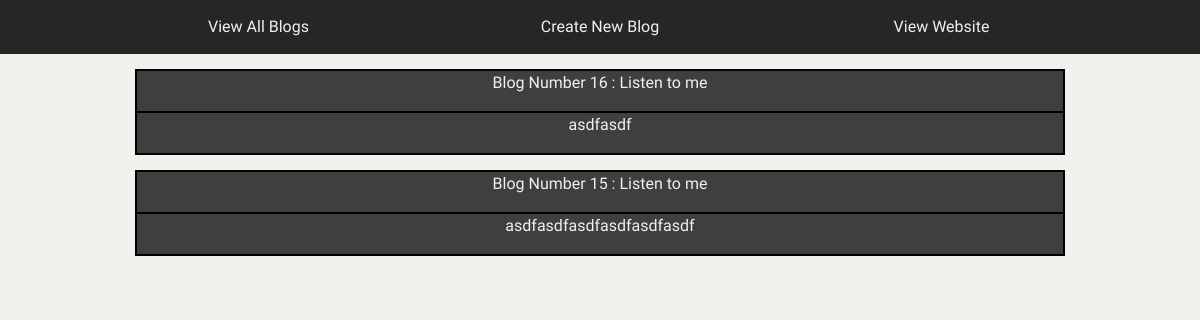
/blog/all_blogs/, run on the app's committed database.
### blog/models.py (models this page shows, shortened)
class Blog(models.Model):
    title = models.CharField(max_length=100)
    body = models.TextField(max_length=1000)
    date_written = models.DateTimeField(default=timezone.now)
    email_sent = models.BooleanField(default=False)

### blog/views.py (the view)
# urls.py: path('all_blogs/', views.all_blogs, name="all_blogs"),
def all_blogs(request):
    all_blogs = Blog.objects.order_by('-date_written')
    last_five_blogs = Blog.objects.order_by('-date_written')[:5]
    blog_vars = {'all_blogs': all_blogs, 'last_five_blogs': last_five_blogs}
    return render(request, 'blog/all_blogs.html', blog_vars)

### home/templates/blog/all_blogs.html (shortened to what this page needs)
{% extends 'blog/home.html' %}
{% block all_blogs %}
{% if all_blogs %}
<div class="container" id="all_blogs_container">
    {% for blog in all_blogs %}
    <div class="container" id="individual_blog_container">
        <div class="blog_title">
            <p>Blog Number {{blog.id}} : {{blog.title}}</p>
        </div>
        <div class="blog_body">
            <p>{{blog.body}}</p>
        </div>
    </div>
    {% endfor %}
</div>
{% else %}
<div class="container">
    <p>There are currently no Blogs</p>
</div>
{% endif %}
{% endblock %}

### static/css/blog.css (style rules this page uses)
head, body, nav, footer, div, table { font-family: "Ubuntu", sans-serif; }
body { padding: 0px; margin: 0px; }
.off-white { background-color:#f2f0ec ; }
div#all_blogs_container { margin: 0 auto; width: 80%; height: auto; }
div#individual_blog_container { width: 100%; height: auto; text-align: center; margin-top: 15px; margin-bottom: 15px; background-color: #3f3f3f; color: #f2f0ec; padding: 0px; }
div#individual_blog_container, div.blog_title, div.blog_body { width: 100%; border: 1px solid #000; border-collapse: collapse; }

### data on the page
Blog: id "16", title "Listen to me", body "asdfasdf"
Blog: id "15", title "Listen to me", body "asdfasdfasdfasdfasdfasdf"
